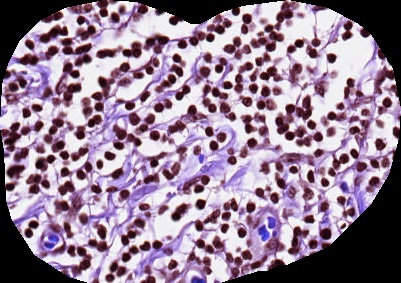
#> input picture data/TLS3.jpeg, 401 x 283 px, given in place of TLS3.jpeghe.jpg, which was not available
$ python save_pickle.py ../data/TLS3.jpeg ../data/TLS1.jpeg out.png ../data/TLS1.jpeg
#> lines starting #> are read from the running program, lines starting #| are printed output that depends on the picture; after the words box and inside, x2 and y2 are one past the last pixel; in counts of white or black regions, pixels touching at a corner belong together; pictures that were not available may be replaced by others from this repository, and a replacement may not be noted
import sys
import PIL
from PIL import Image, ImageDraw, ImageFont
import numpy as np
import scipy.ndimage as ndi
import pickle
from collections import Counter
import cv2
import csv
import os
import pandas as pd

prefix = sys.argv[1]
mask_suffix = sys.argv[2]
out_suffix = sys.argv[3]
csv_path = sys.argv[4]
mask_path= prefix + mask_suffix

out_path = prefix + out_suffix
os.makedirs(out_path, exist_ok=True)

PIL.Image.MAX_IMAGE_PIXELS = None

# Load your image and mask (assuming prefix and mask_path are defined)
he_image = Image.open(prefix+'he.jpg')
#> he_image is the input picture: PIL image 401x283 RGB; mean R, G, B 148.5, 127.4, 148
mask_tls = Image.open(mask_path).convert('L')  # Convert mask to grayscale
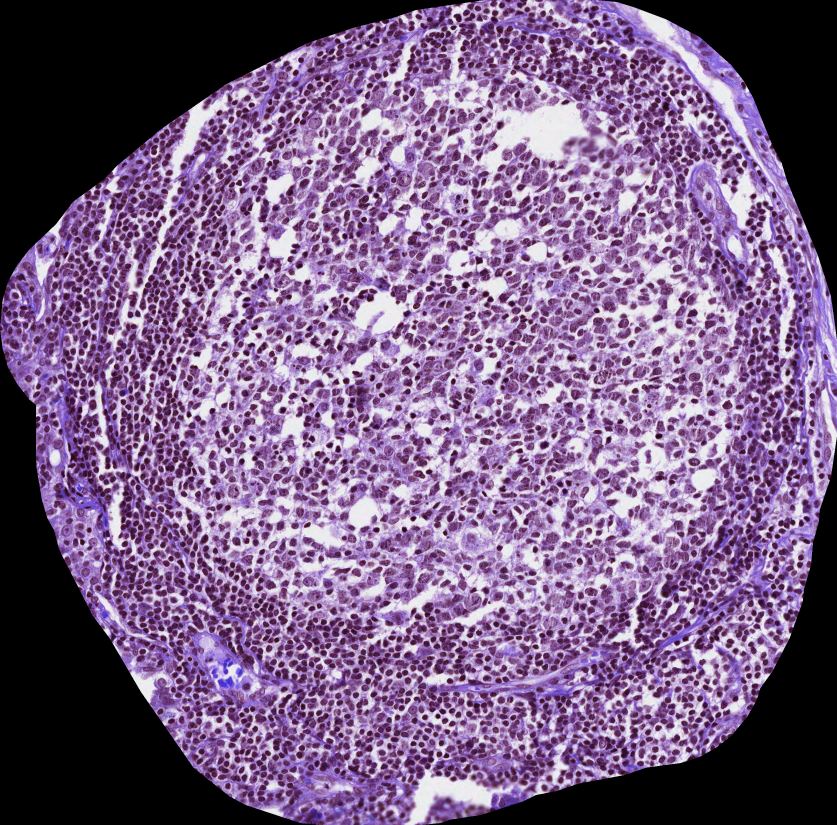
#> input picture data/TLS1.jpeg, 2511 x 2475 px, found by its file name (shown at 1/3 size)
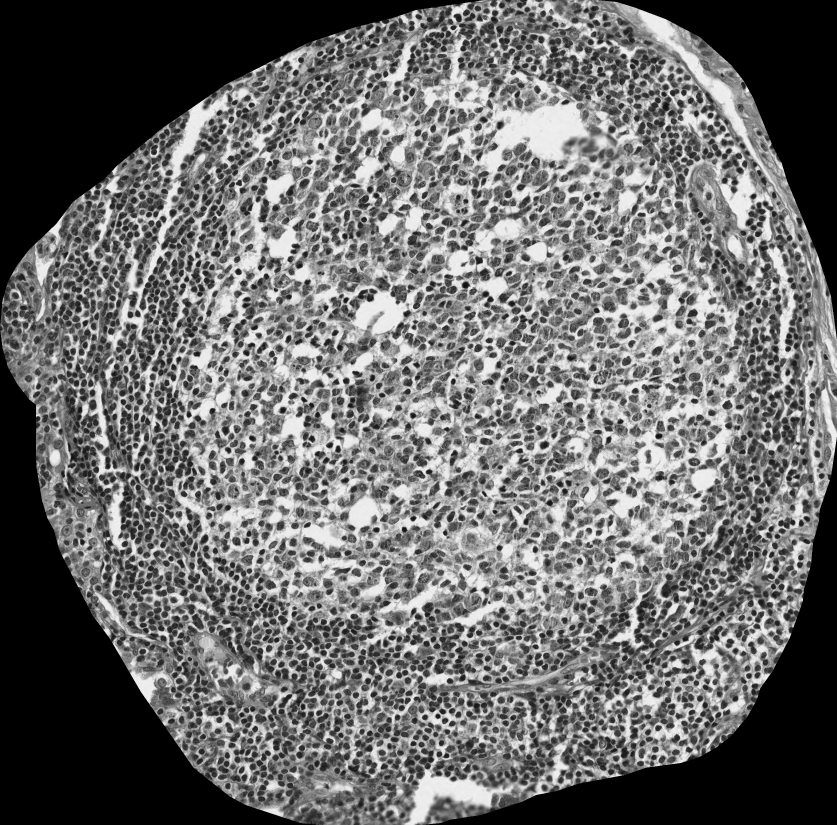
#> mask_tls: PIL image 2511x2475 L (shown at 1/3 size); min 0, max 255, mean 108.8

# Resize mask to match image dimensions
mask_tls_resized = mask_tls.resize(he_image.size)
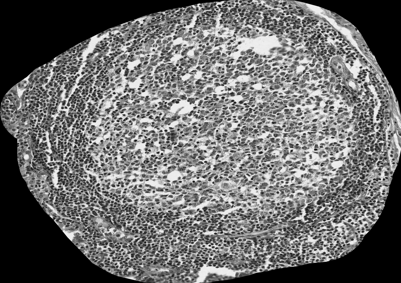
#> mask_tls_resized: PIL image 401x283 L; min 0, max 248, mean 108.8

he_image_np = np.array(he_image)
mask_tls_resized_np = np.array(mask_tls_resized)

mask_tls_resized_np = mask_tls_resized_np > 0
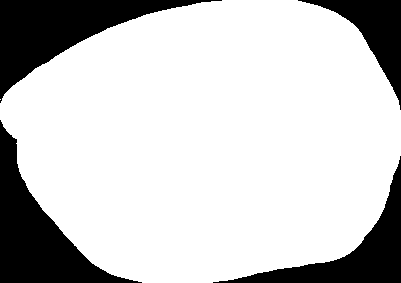
#> mask_tls_resized_np: shape (283, 401) bool; 78.9% white; 4 black regions, box (x1, y1, x2, y2) and area: (0, 0, 222, 103) 7693, (0, 120, 142, 283) 7610, (213, 156, 401, 283) 5220, (298, 0, 401, 110) 3462
he_image_np[~mask_tls_resized_np] = 0
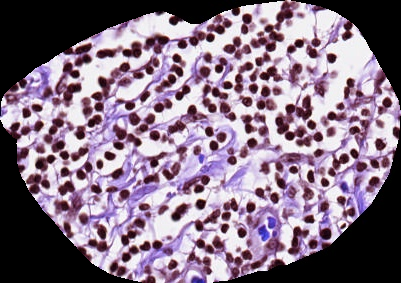
#> he_image_np: shape (283, 401, 3); 12.2% of pixels changed, all inside (x1, y1, x2, y2) = (0, 0, 401, 283)

mask_tls_array = np.array(mask_tls_resized)
labeled_array, num_features = ndi.label(mask_tls_array > 0)
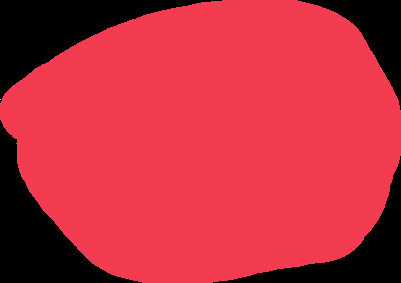
#> labeled_array: shape (283, 401) int32; 3 distinct labels, from 0 to 2; one colour per label, 0 black
#> num_features = 2

#> (the run stopped early here; a loop or call above may not have finished)
